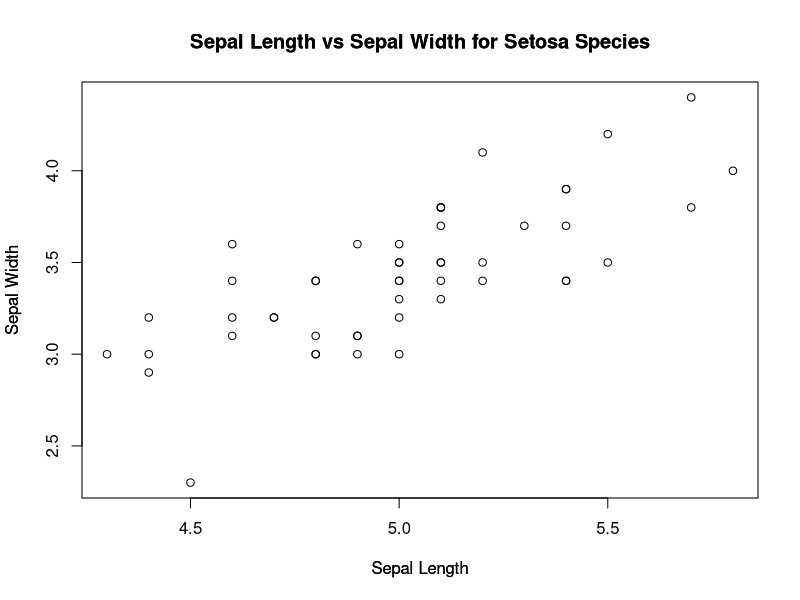
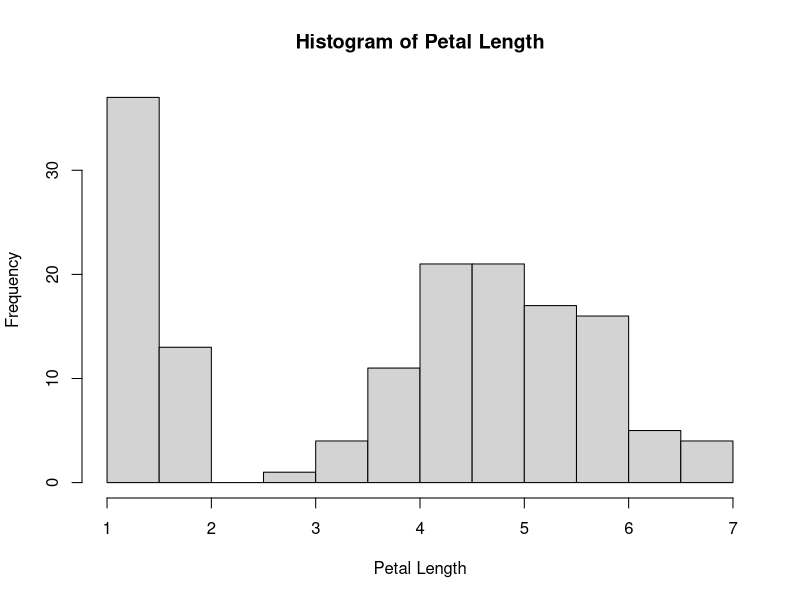
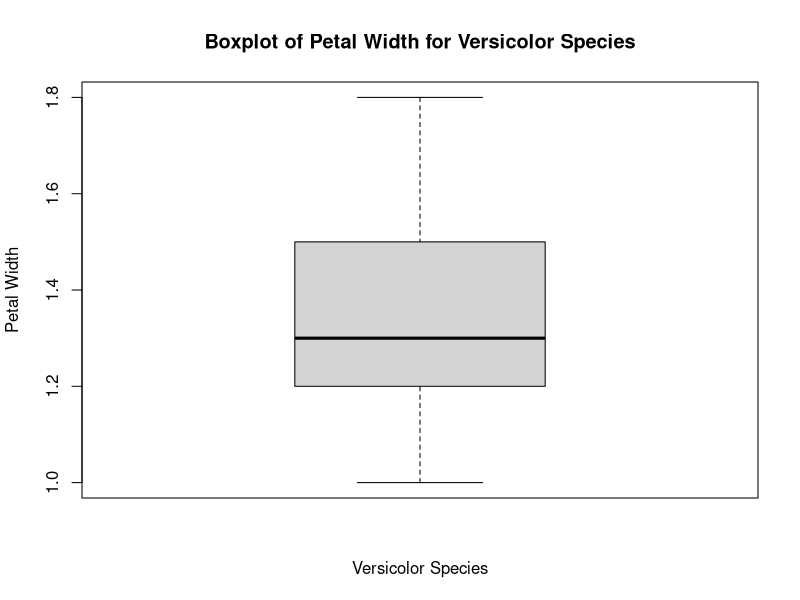
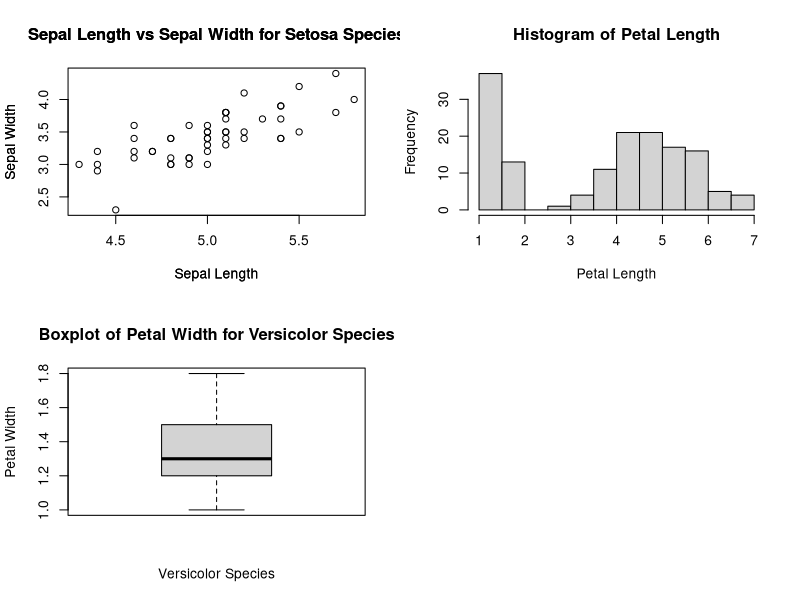

Source code (R) for these figures, in order:
# Load the iris dataset
data(iris)

# Display summary statistics for all variables
print(summary(iris))

# Create a subset of iris data for setosa species
setosa <- subset(iris, Species == "setosa")

# Plot a scatter plot for Sepal length and Sepal width for setosa species
plot(setosa$Sepal.Length, setosa$Sepal.Width, 
     main = "Sepal Length vs Sepal Width for Setosa Species", 
     xlab = "Sepal Length", ylab = "Sepal Width")
print("Scatter plot created for Sepal length and Sepal width for setosa species.")
# Add main title and axis labels to the scatter plot
title(main = "Sepal Length vs Sepal Width for Setosa Species", xlab = "Sepal Length", ylab = "Sepal Width")
print("Main title and axis labels added to the scatter plot.")

# Plot a histogram for the variable Petal.length
hist(iris$Petal.Length, main = "Histogram of Petal Length", xlab = "Petal Length")
print("Histogram created for the variable Petal.length.")

# Create a subset of iris data for versicolor species
versicolor <- subset(iris, Species == "versicolor")

# Create a boxplot for Petal width of Species=versicolor
boxplot(versicolor$Petal.Width, main = "Boxplot of Petal Width for Versicolor Species", 
        xlab = "Versicolor Species", ylab = "Petal Width")
print("Boxplot created for Petal width of Species=versicolor.")

# Combine the scatter plot, histogram, and boxplot in one figure
par(mfrow = c(2,2))

# Display the scatter plot
plot(setosa$Sepal.Length, setosa$Sepal.Width, 
     main = "Sepal Length vs Sepal Width for Setosa Species", 
     xlab = "Sepal Length", ylab = "Sepal Width")
title(main = "Sepal Length vs Sepal Width for Setosa Species", xlab = "Sepal Length", ylab = "Sepal Width")
print("Scatter plot added to the combined figure.")

# Display the histogram
hist(iris$Petal.Length, main = "Histogram of Petal Length", xlab = "Petal Length")
print("Histogram added to the combined figure.")

# Display the boxplot
boxplot(versicolor$Petal.Width, main = "Boxplot of Petal Width for Versicolor Species", 
        xlab = "Versicolor Species", ylab = "Petal Width")
print("Boxplot added to the combined figure.")

